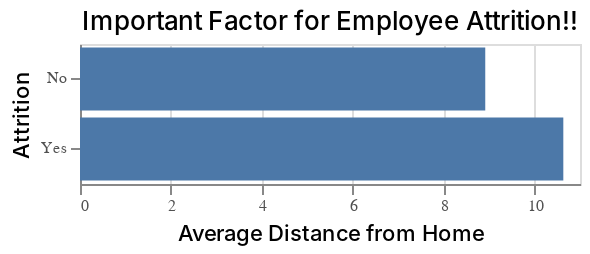

Write notebook code for a chart like this one.
### Code cell
import altair as alt
visData = pd.DataFrame({'Attrition': {0: 'No', 1: 'Yes'}, 
                        'DistanceFromHome': {0: 8.915652879156529, 1: 10.632911392405063}})

chart = alt.Chart(visData,title="Important Factor for Employee Attrition!!").mark_bar().encode(
    y = alt.Y('Attrition', type= 'nominal', axis=alt.Axis(labelOverlap=True, title='Attrition')),
    x = alt.X('DistanceFromHome', type= 'quantitative', axis=alt.Axis(title='Average Distance from Home')),
)
chart = chart.configure_mark(tooltip=alt.TooltipContent('encoding'))
chart = chart.configure_title(fontWeight=500,fontSize=13,font='Helvetica Neue')
chart = chart.configure_axis(titleFontWeight=500,titleFontSize=11,titleFont='Helvetica Neue',
            labelFontWeight=400,labelFontSize=8,labelFont='Helvetica Neue',labelColor='#505050')
chart = chart.configure_legend(titleFontWeight=500,titleFontSize=10,titleFont='Helvetica Neue',
            labelFontWeight=400,labelFontSize=8,labelFont='Helvetica Neue')
chart = chart.properties(width=250,height=70)

chart

### Figure 1 — Vega-Lite specification as saved in the notebook (floating-point values rounded to 4 significant figures)
{"config": {"view": {"continuousWidth": 400, "continuousHeight": 300}, "axis": {"labelColor": "#505050", "labelFont": "Helvetica Neue", "labelFontSize": 8, "labelFontWeight": 400, "titleFont": "Helvetica Neue", "titleFontSize": 11, "titleFontWeight": 500}, "legend": {"labelFont": "Helvetica Neue", "labelFontSize": 8, "labelFontWeight": 400, "titleFont": "Helvetica Neue", "titleFontSize": 10, "titleFontWeight": 500}, "mark": {"tooltip": {"content": "encoding"}}, "title": {"font": "Helvetica Neue", "fontSize": 13, "fontWeight": 500}}, "data": {"name": "data-bc11a90267224468760c7f3f4d553d31"}, "mark": "bar", "encoding": {"x": {"type": "quantitative", "axis": {"title": "Average Distance from Home"}, "field": "DistanceFromHome"}, "y": {"type": "nominal", "axis": {"labelOverlap": true, "title": "Attrition"}, "field": "Attrition"}}, "height": 70, "title": "Important Factor for Employee Attrition!!", "width": 250, "$schema": "https://vega.github.io/schema/vega-lite/v4.8.1.json", "datasets": {"data-bc11a90267224468760c7f3f4d553d31": [{"Attrition": "No", "DistanceFromHome": 8.916}, {"Attrition": "Yes", "DistanceFromHome": 10.63}]}}
